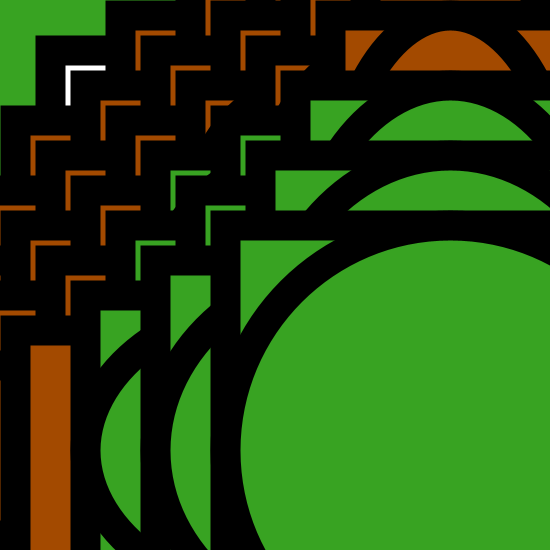
Frame 1 (no input)
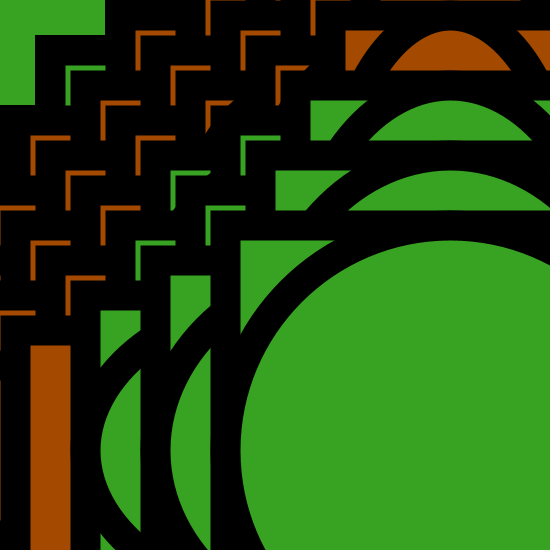
Frame 60 (the mouse pressed at the canvas centre just before this capture)
Frame 120 (the mouse held since frame 60 and released just before this capture): identical to frame 60, image omitted

The Processing sketch that drew these frames (run headless with seeded random() and noise(); from frame 60 on, the mouse is pressed at the canvas centre):

// Processing sketch: processing_110767
// ── processing_110767.pde

void setup(){
size(550,550);
background(56,163,34);//set the size and the color
stroke(0);
strokeWeight(30.0);
rectMode(CENTER);
ellipseMode(CENTER);

//set the attribute of the necessary

  }
  
  void draw(){
    color c1 = color(56,163,34);
    color c2 = color(163,74,0);
    for(int i=100;i<500;i=i+70){
    for(int j=100;j<500;j=j+70){
      rect(i,j,j,i);//acutally, I am only drawing some radom shapes with the number came to my mind,and after I tried it, I fount it does not looked bad,and this is it
    if(i>270&j>200){
ellipse(i,j,j,i);fill(c1);}
      else{fill(c2);//use the varies color
  }
  }
    }
  }
